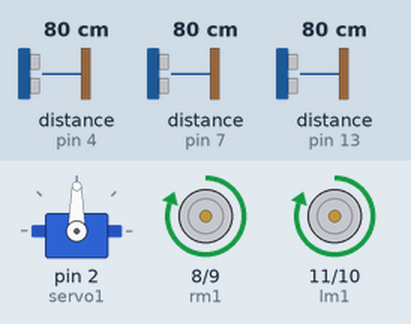
Bench run of a sketch on a simulated Arduino Uno, built with avr-gcc and run on an emulated ATmega328P. Parts: servo, motor-driver pin pairs drawn as motors (green arrow = first pin HIGH = forward, orange = second pin HIGH = backward, longer = more drive). Wiring (inferred from the names in the program): 3 × ultrasonic range finder: trigger pin 3, echo pin 4 / trigger pin 6, echo pin 7 / trigger pin 12, echo pin 13. The test bench sets the inputs (shaded band); at power-on: distance to the obstacle (sensors on pin 4, pin 7, pin 13) 80 cm. The echo pulse lasts 58.3 µs per cm; what the sketch prints to the serial monitor is not drawn.

Above: at 2.8 s.
2.9 s: distance to the obstacle (sensor on pin 4) set to 2 cm
At 4.4 s:
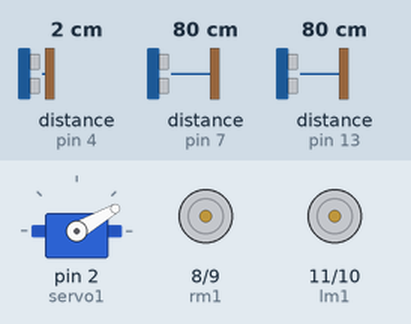
7.1 s: distance to the obstacle (sensor on pin 4) set to 9 cm
11.3 s: distance to the obstacle (sensor on pin 4) set to 12 cm
At 13.0 s:
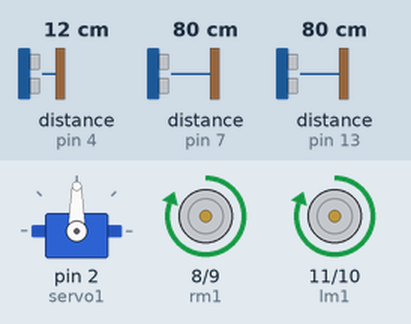
13.5 s: distance to the obstacle (sensor on pin 4) set to 4 cm
At 15.2 s:
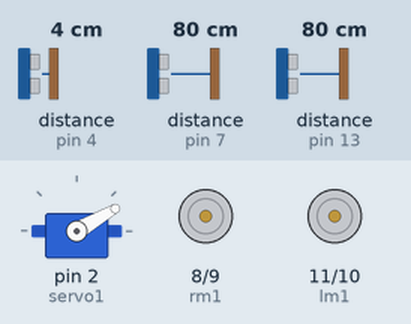
15.5 s: distance to the obstacle (sensor on pin 4) set to 18 cm
At 18.5 s:
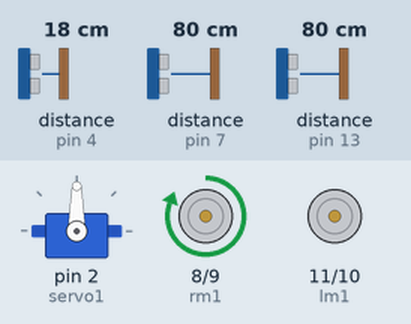
23.7 s: distance to the obstacle (sensor on pin 4) set to 7 cm
At 28.2 s:
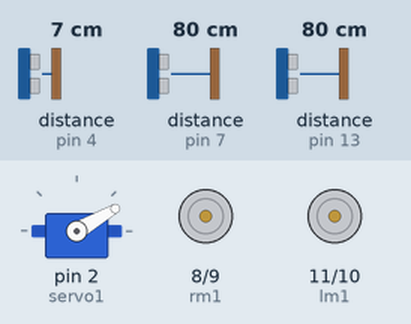
Timing chart, 0 to 28.9 s (numbered marks = the images above; inputs shaded):
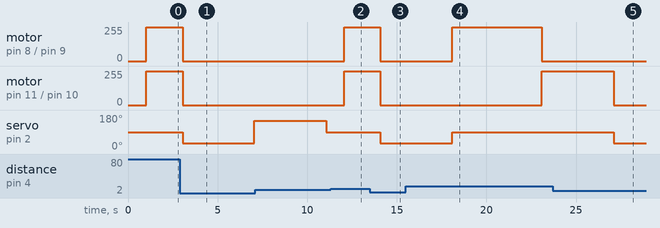

The sketch:

ADAS_with_Arduino.ino
```cpp
#include <Servo.h>
Servo servo1;
int i;

// Declaring pins for dc Motor
int rm1 = 8;
int rm2 = 9;
int lm1 = 11;
int lm2 = 10;

// Trigger and Echo pins for Ultrasonic Sensor (US1) present on front
int TriggerPIN1 = 3;
int EchoPIN1 = 4;

// Trigger and Echo pins for Ultrasonic Sensor (US2) present on right at back
int TriggerPIN2 = 6;
int EchoPIN2 = 7;

// Trigger and Echo pins for Ultrasonic Sensor (US3) present on left at back
int TriggerPIN3 = 12;
int EchoPIN3 = 13;

int safe_distance = 10; // safe distance in cm

void setup() {
  // put your setup code here, to run once:
  servo1.attach(2);
  servo1.write(0);
  Serial.begin(9600);


  pinMode(TriggerPIN1,OUTPUT);
  pinMode(EchoPIN1,INPUT);
  pinMode(TriggerPIN2,OUTPUT);
  pinMode(EchoPIN2,INPUT);
  pinMode(TriggerPIN3,OUTPUT);
  pinMode(EchoPIN3,INPUT);
  //pinMode(motor, OUTPUT);

  pinMode(rm1, OUTPUT);
  pinMode(rm2, OUTPUT);
  pinMode(lm1, OUTPUT);
  pinMode(lm2, OUTPUT);
}

void loop() {

  // US1 on Servo Motor points in front
  servo1.write(90);
  delay(1000);

  // Calculating distance of car from obstacle using US1
  digitalWrite(TriggerPIN1,LOW);
  delayMicroseconds(2);
  digitalWrite(TriggerPIN1,HIGH);
  delayMicroseconds(10);
  digitalWrite(TriggerPIN1,LOW);

  long timedelay1 = pulseIn(EchoPIN1,HIGH);
  int distance1 = 0.0343 * (timedelay1/2);
  Serial.println("distance1: ");
  Serial.print(distance1);


  delayMicroseconds(2);


  // Calculating distance of car from obstacle using US2
  digitalWrite(TriggerPIN2,LOW);
  delayMicroseconds(2);
  digitalWrite(TriggerPIN2,HIGH);
  delayMicroseconds(10);
  digitalWrite(TriggerPIN2,LOW);

  long timedelay2 = pulseIn(EchoPIN2,HIGH);
  int distance2 = 0.0343 * (timedelay2/2);
  Serial.println("distance2:");
  Serial.print(distance2);

  delayMicroseconds(2);

  // Calculating distance of car from obstacle using US3
  digitalWrite(TriggerPIN3,LOW);
  delayMicroseconds(2);
  digitalWrite(TriggerPIN3,HIGH);
  delayMicroseconds(10);
  digitalWrite(TriggerPIN3,LOW);

  long timedelay3 = pulseIn(EchoPIN3,HIGH);
  int distance3 = 0.0343 * (timedelay3/2);
  Serial.println("distance3: ");
  Serial.print(distance3);


  if (distance1 < 10)
  {
    // If distance from obstacle detected by US1 is less than
    // 10 cm then stop the car
    digitalWrite(rm1, LOW);
    digitalWrite(rm2, LOW);
    digitalWrite(lm1, LOW);
    digitalWrite(lm2, LOW);

    if (distance2 < 20)
    {
      // If obstacle detected by US2 then stop the car
      Serial.println("Danger");
    }
    else
    {
      // If obstacle not detected by US2 then check if obstacle
      // is there on front right side
      servo1.write(30);
      delay(4000);

      // Calculating distance of car from obstacle using US1 again
      // for front right side
      digitalWrite(TriggerPIN1,LOW);
      delayMicroseconds(2);
      digitalWrite(TriggerPIN1,HIGH);
      delayMicroseconds(10);
      digitalWrite(TriggerPIN1,LOW);

      long timedelay1 = pulseIn(EchoPIN1,HIGH);
      int distance1 = 0.0343 * (timedelay1/2);
      Serial.println(distance1);
      servo1.write(90); // come back to the straight position

      if (distance1 < 10)
      {
        // If obstacle is detected then stop
        Serial.println("Stop");
        servo1.write(90);


        servo1.write(150);
        delay(4000);

        // Calculating distance of car from obstacle using US1 again
        // for front left side
        digitalWrite(TriggerPIN1,LOW);
        delayMicroseconds(2);
        digitalWrite(TriggerPIN1,HIGH);
        delayMicroseconds(10);
        digitalWrite(TriggerPIN1,LOW);

        long timedelay1 = pulseIn(EchoPIN1,HIGH);
        int distance1 = 0.0343 * (timedelay1/2);
        Serial.println(distance1);
        servo1.write(90); // come back to the straight position

        if (distance3 < 20 )
        {
          Serial.println("Stop");
        }

        else
        {
              if (distance1  < 10)
              {
                Serial.println("Stop");
              }

              else
              {
                  // If no obstacle on front left side and back lefgt side
                  // Change lane to left lane
                  Serial.println("Overtake");
                  servo1.write(90);

                  digitalWrite(rm1, LOW);
                  digitalWrite(rm2, LOW);
                  digitalWrite(lm1, HIGH);
                  digitalWrite(lm2, LOW);
                  delay(5000);

                  digitalWrite(rm1, HIGH);
                  digitalWrite(rm2, LOW);
                  digitalWrite(lm1, LOW);
                  digitalWrite(lm2, LOW);
                  delay(3000);
              }
        }
      }

      else
      {
        // If no obstacle on front right side and back right side
        // Change lane to right lane
        Serial.println("Overtake");
        servo1.write(90);
        digitalWrite(rm1, HIGH);
        digitalWrite(rm2, LOW);
        digitalWrite(lm1, LOW);
        digitalWrite(lm2, LOW);
        delay(5000);

        digitalWrite(rm1, LOW);
        digitalWrite(rm2, LOW);
        digitalWrite(lm1, HIGH);
        digitalWrite(lm2, LOW);
        delay(3000);
      }
    }

  }
  else{
    // If no obstacle on front side then don't stop the car
    digitalWrite(rm1, HIGH);
    digitalWrite(rm2, LOW);
    digitalWrite(lm1, HIGH);
    digitalWrite(lm2, LOW);
  }
}
```

Measured:
- the behaviour switches between 10 and 11 cm on distance to the obstacle (sensor on pin 4) (found by bisection; images 1 and 2)
- after the input at 2.9 s, motor on pin 8 (rm1) / pin 9 (rm2), motor on pin 11 (lm1) / pin 10 (lm2): forward 255/255 → stopped after 0.14 s; servo on pin 2 (servo1): 90° → 30° after 0.14 s, → 150° 4.0 s later
- after the input at 11.3 s, motor on pin 8 (rm1) / pin 9 (rm2), motor on pin 11 (lm1) / pin 10 (lm2): stopped → forward 255/255 after 0.76 s; servo on pin 2 (servo1): stays 90° (without the input it goes to 30° after 0.76 s)
- after the input at 13.5 s, motor on pin 8 (rm1) / pin 9 (rm2), motor on pin 11 (lm1) / pin 10 (lm2): forward 255/255 → stopped after 0.58 s; servo on pin 2 (servo1): 90° → 30° after 0.58 s
- after the input at 15.5 s, motor on pin 8 (rm1) / pin 9 (rm2): stopped → forward 255/255 after 2.6 s, → stopped 5.0 s later; motor on pin 11 (lm1) / pin 10 (lm2): stopped → forward 255/255 after 7.6 s
- after the input at 23.7 s, motor on pin 8 (rm1) / pin 9 (rm2): stays stopped (without the input it goes to forward 255/255 after 3.4 s); motor on pin 11 (lm1) / pin 10 (lm2): forward 255/255 → stopped after 3.4 s; servo on pin 2 (servo1): 90° → 30° after 3.4 s
